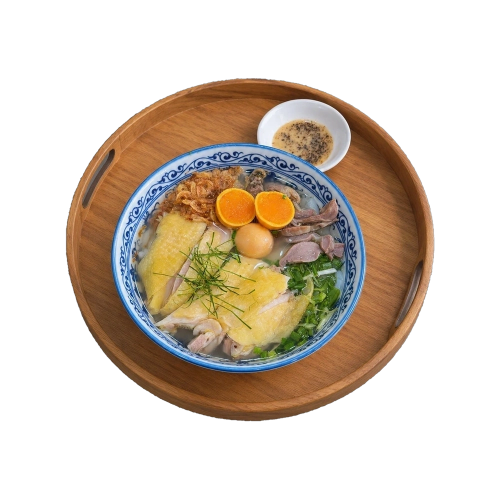
#> input picture images/menu/Vietnamese Chicken Soup on Wooden Tray_result.webp, 1000 x 1000 px, found by its file name (shown at 1/2 size)
$ python realign_dish_trays.py
#> lines starting #> are read from the running program, lines starting #| are printed output that depends on the picture
import os
import sys
from PIL import Image

sys.stdout.reconfigure(encoding='utf-8')

images = [
    ('Bánh canh', 'images/menu/Vietnamese Chicken Soup on Wooden Tray_result.webp'),
    ('Cơm gà', 'images/menu/Vietnamese Chicken Rice Tray Feast_result.webp'),
    ('Gỏi gà', 'images/menu/goi-ga.webp'),
    ('Xôi gà', 'images/menu/Vietnamese Xôi Gà on a Wooden Tray_result.webp'),
    ('Mì gà', 'images/menu/mi-ga.webp')
]

TARGET_SIZE = 1000
PLATE_DIM = 820
TARGET_BOTTOM = 810  # Leaves 190px of transparent air at the bottom

for name, p in images:
    if not os.path.exists(p):
        print(f'Missing: {p}')
        continue
    im = Image.open(p).convert('RGBA')
#> im is the input picture: PIL image 1000x1000 RGBA; mean R, G, B, A 60, 47.6, 33.8, 101.1
    bbox = im.getbbox()
#> bbox = (131, 156, 870, 843)
    cropped = im.crop(bbox)
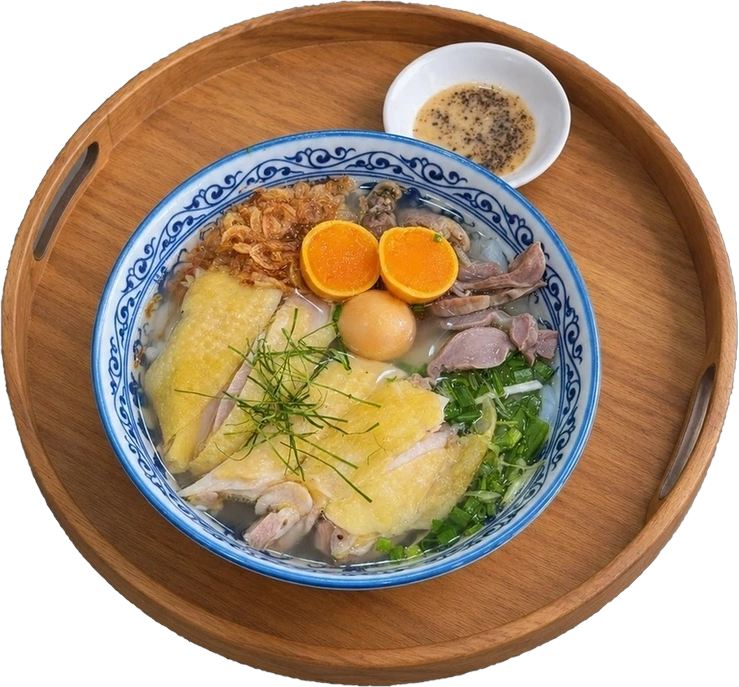
#> cropped: PIL image 739x687 RGBA; mean R, G, B, A 118.1, 93.5, 66.5, 199.1; transparent parts drawn white
    cw, ch = cropped.size
#> cw = 739; ch = 687

    scale = PLATE_DIM / max(cw, ch)
#> scale = 1.11
    nw = int(round(cw * scale))
#> nw = 820
    nh = int(round(ch * scale))
#> nh = 762
    resized = cropped.resize((nw, nh), Image.Resampling.LANCZOS)

    canvas = Image.new('RGBA', (TARGET_SIZE, TARGET_SIZE), (0, 0, 0, 0))
#> canvas: PIL image 1000x1000 RGBA; every value is 0
    px = (TARGET_SIZE - nw) // 2
#> px = 90
    py = TARGET_BOTTOM - nh
#> py = 48
    canvas.paste(resized, (px, py), resized)
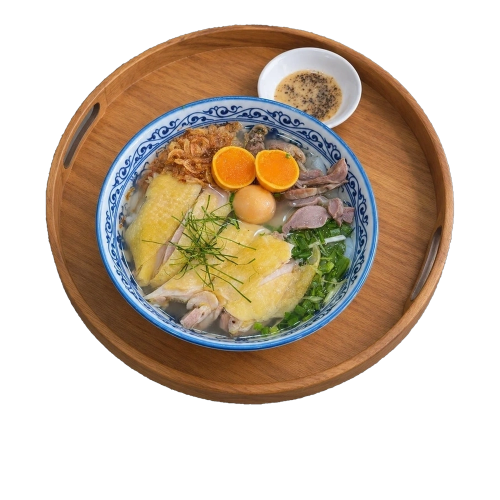
#> canvas: PIL image 1000x1000 RGBA (shown at 1/2 size); mean R, G, B, A 73.1, 57.9, 41, 124.2; transparent parts drawn white

    canvas.save(p, 'WEBP', quality=95)
    print(f'Processed {name} ({p}): nw={nw}, nh={nh}, px={px}, py={py}, bottom={py+nh}px')
#| Processed Bánh canh (images/menu/Vietnamese Chicken Soup on Wooden Tray_result.webp): nw=820, nh=762, px=90, py=48, bottom=810px
#> pass 2 of the loop `for name, p in images:`:
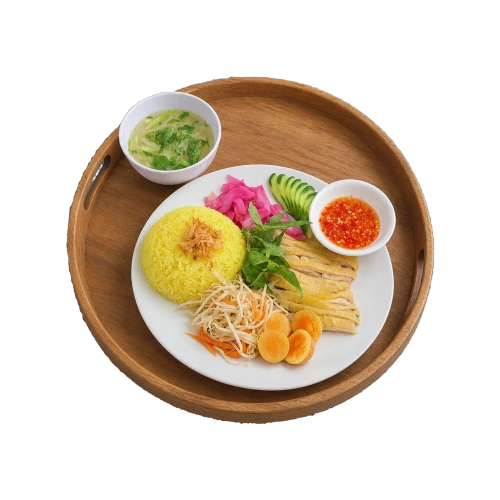
#> input picture images/menu/Vietnamese Chicken Rice Tray Feast_result.webp, 1000 x 1000 px, found by its file name (shown at 1/2 size)
#> im is the input picture: PIL image 1000x1000 RGBA; mean R, G, B, A 68.6, 53.9, 35.9, 102.6
#> bbox = (132, 152, 870, 849)
#> `cropped = im.crop(bbox)`:
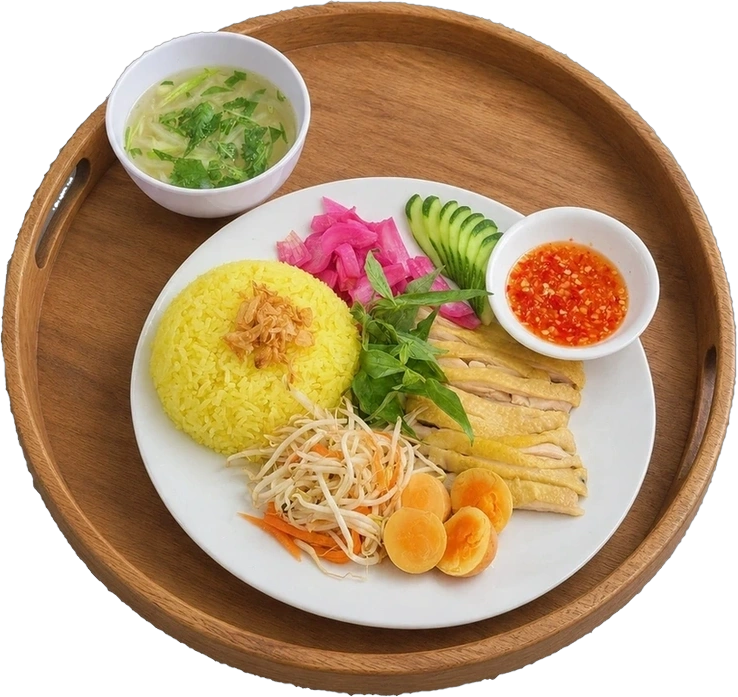
#> cropped: PIL image 738x697 RGBA; mean R, G, B, A 133.3, 104.8, 69.8, 199.4; transparent parts drawn white
#> resized: PIL image 820x774 RGBA
#> `canvas.paste(resized, (px, py), resized)`:
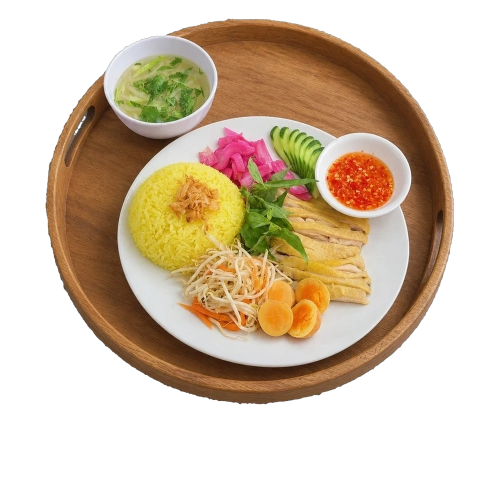
#> canvas: PIL image 1000x1000 RGBA (shown at 1/2 size); mean R, G, B, A 83.8, 65.8, 43.6, 126.4; transparent parts drawn white
#| Processed Cơm gà (images/menu/Vietnamese Chicken Rice Tray Feast_result.webp): nw=820, nh=774, px=90, py=36, bottom=810px
#> pass 3 of the loop `for name, p in images:`:
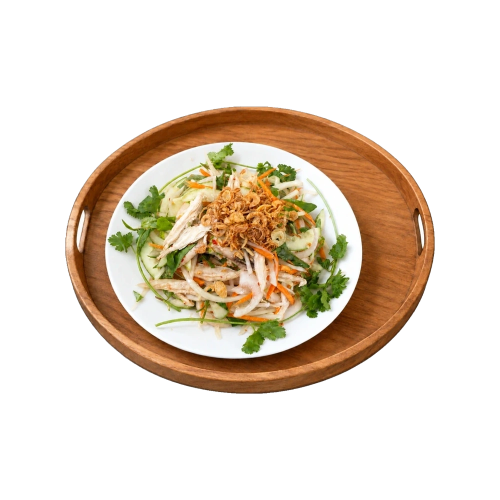
#> input picture images/menu/goi-ga.webp, 1000 x 1000 px, found by its file name (shown at 1/2 size)
#> im is the input picture: PIL image 1000x1000 RGBA; mean R, G, B, A 60.5, 47.4, 32.6, 85.1
#> bbox = (130, 212, 870, 788)
#> `cropped = im.crop(bbox)`:
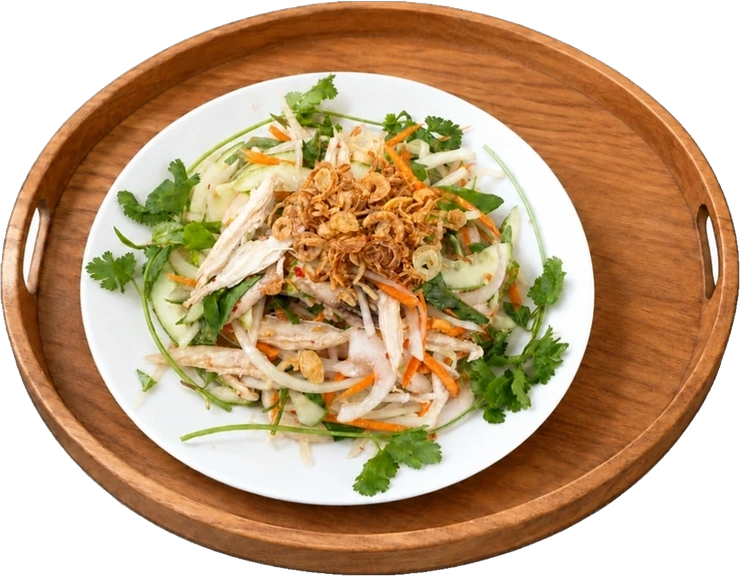
#> cropped: PIL image 740x576 RGBA; mean R, G, B, A 141.6, 110.9, 76.2, 199.8; transparent parts drawn white
#> resized: PIL image 820x638 RGBA
#> `canvas.paste(resized, (px, py), resized)`:
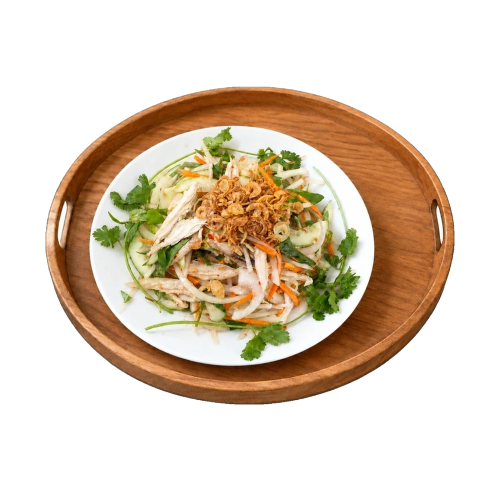
#> canvas: PIL image 1000x1000 RGBA (shown at 1/2 size); mean R, G, B, A 73.2, 57.2, 39.1, 104.3; transparent parts drawn white
#| Processed Gỏi gà (images/menu/goi-ga.webp): nw=820, nh=638, px=90, py=172, bottom=810px
#> the loop made 5 passes; the first 3 are shown

print('All 5 dish tray images realigned successfully!')
